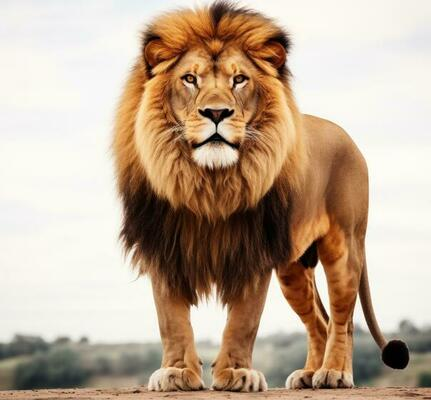
#> input picture CSE_4106/Lab4/lion.jpg, 431 x 400 px
$ jupyter execute DIP_Lab4.ipynb
#> lines starting #> are read from the running program, lines starting #| are printed output that depends on the picture; after the words box and inside, x2 and y2 are one past the last pixel; in counts of white or black regions, pixels touching at a corner belong together
[cell 1]
import numpy as np
import matplotlib.pyplot as plt
import cv2

[cell 2]
# Thresholding
img = cv2.imread("lion.jpg", 0)
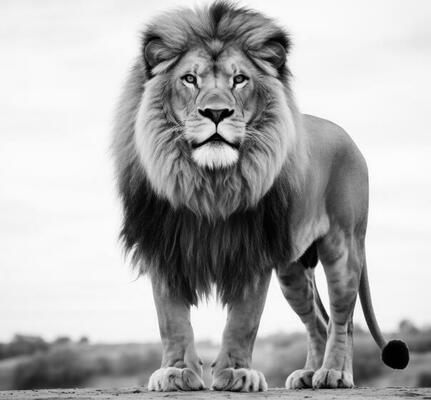
#> img: shape (400, 431); min 0, max 255, mean 173.9

thresholded_img = np.where((img >= 100) & (img < 200), 200, 50)
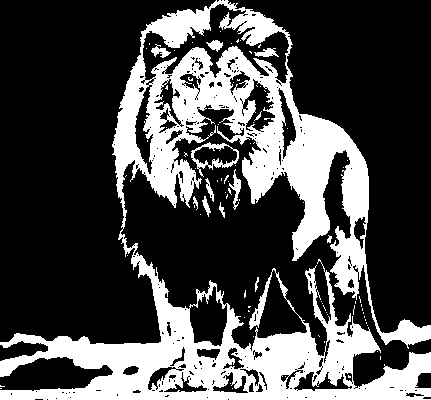
#> thresholded_img: shape (400, 431) int64; values 50 (black) and 200 (white), 29.1% white; 88 white regions (75 under 20 px), largest, box (x1, y1, x2, y2) and area: (0, 0, 431, 400) 48701, (191, 142, 239, 177) 411, (229, 169, 241, 210) 173

plt.subplot(1,2,1), plt.imshow(img, cmap="gray"), plt.title("Original")
plt.axis('off')
plt.subplot(1,2,2), plt.imshow(thresholded_img, cmap="gray"), plt.title("Thresholding")
plt.axis('off')
plt.show()
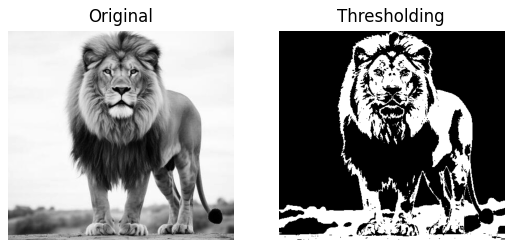
#> figure drawn by matplotlib, 2 panels

[cell 3]
# Image Negative
neg_img = 255 - img
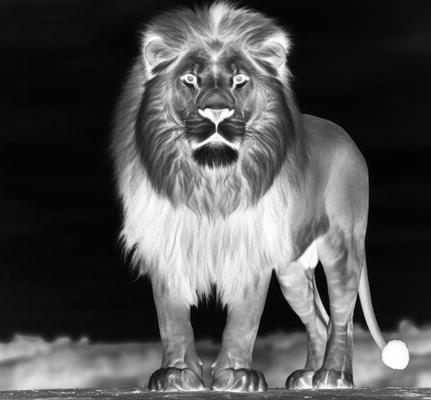
#> neg_img: shape (400, 431); min 0, max 255, mean 81.1

plt.subplot(1,2,1), plt.imshow(img, cmap="gray"), plt.title("Original")
plt.axis('off')
plt.subplot(1,2,2), plt.imshow(neg_img, cmap="gray"), plt.title("Negative")
plt.axis('off')
plt.show()

[cell 4]
# Log Transformation
img = cv2.imread("lion.jpg", 0).astype(np.float32)
#> img: shape (400, 431) float32; min 0, max 255, mean 173.9

c = 255 / np.log(1 + np.max(img))
#> c = 45.99
log_transformed_img = c * np.log(1 + img)
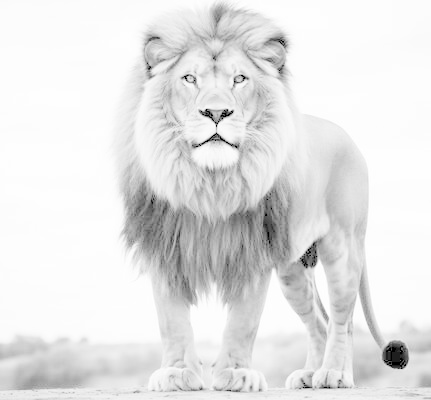
#> log_transformed_img: shape (400, 431) float32; min 0, max 255, mean 229
log_transformed_img = np.clip(log_transformed_img, 0, 255).astype(np.uint8)

plt.subplot(1,2,1), plt.imshow(img, cmap="gray"), plt.title("Original")
plt.axis('off')
plt.subplot(1,2,2), plt.imshow(log_transformed_img, cmap="gray"), plt.title("Log Transform")
plt.axis('off')
plt.show()

[cell 5]
# Gamma Transformation (gamma < 1)
img = cv2.imread("lion.jpg", 0)
gamma = 0.5
C = 255
r = img/255

gamma_img = C * r**gamma
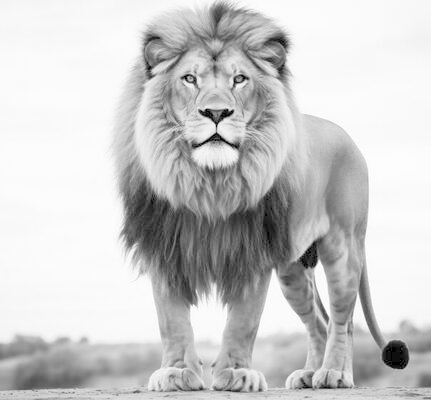
#> gamma_img: shape (400, 431) float64; min 0, max 255, mean 202.8

plt.subplot(1,2,1), plt.imshow(img, cmap="gray"), plt.title("Original")
plt.axis('off')
plt.subplot(1,2,2), plt.imshow(gamma_img, cmap="gray"), plt.title("Gamma Transform (γ<1)")
plt.axis('off')
plt.show()

[cell 6]
# Gamma Transformation (gamma > 1)
gamma = 2
C = 255
r = img/255

gamma_img = C * r**gamma
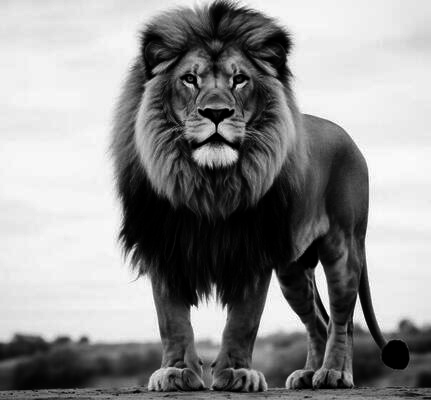
#> gamma_img: shape (400, 431) float64; min 0, max 255, mean 142.7

plt.subplot(1,2,1), plt.imshow(img, cmap="gray"), plt.title("Original")
plt.axis('off')
plt.subplot(1,2,2), plt.imshow(gamma_img, cmap="gray"), plt.title("Gamma Transform (γ>1)")
plt.axis('off')
plt.show()

[cell 7]
# Contrast Stretching
min_val, max_val = np.min(img), np.max(img)
#> min_val = 0; max_val = 255
contrast_stretched = 255 * ((img - min_val) / (max_val - min_val))

plt.subplot(1,2,1), plt.imshow(img, cmap="gray"), plt.title("Original")
plt.axis('off')
plt.subplot(1,2,2), plt.imshow(contrast_stretched, cmap="gray"), plt.title("Contrast Stretched")
plt.axis('off')
plt.show()

[cell 8]
# Bit plane slicing
fig, axes = plt.subplots(2, 4, figsize=(12, 6))
axes = axes.flatten()

for i in range(8):
    axes[i].imshow(img & (1<<i), cmap='gray')
    axes[i].set_title(f"Bit plane: {i+1}")
    axes[i].axis('off')

plt.tight_layout()
plt.show()
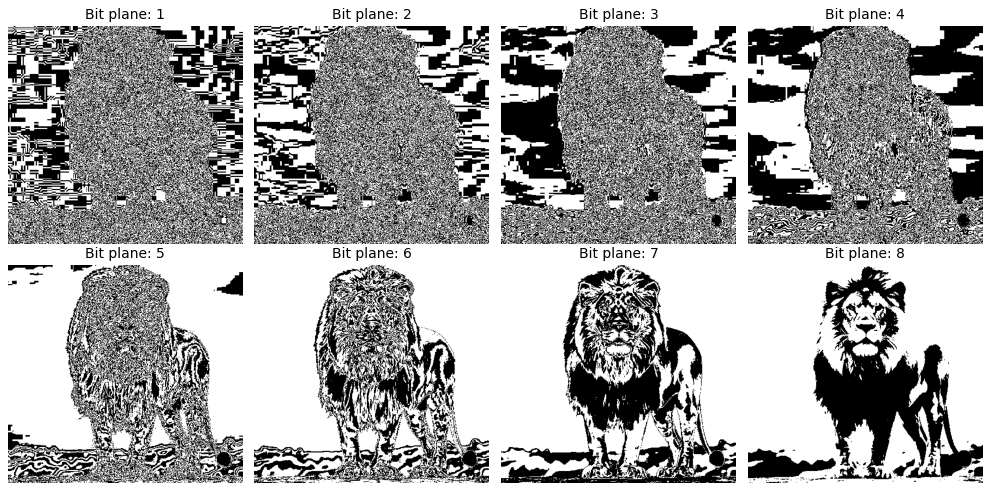
#> figure drawn by matplotlib, 8 panels
